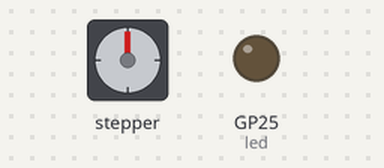
The program below on a simulated Raspberry Pi Pico running MicroPython. Shown: stepper motor, output pins drawn as LEDs (lit = HIGH). The stepper is drawn at 200 steps a turn; pins used as bus, display or sensor lines are not drawn.

Above: at 0.05 s.
At 2.1 s:
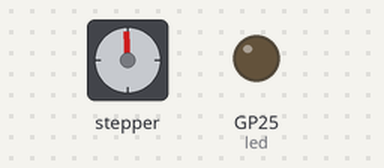
At 3.25 s:
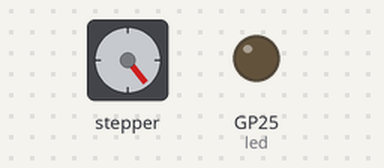
At 6.5 s:
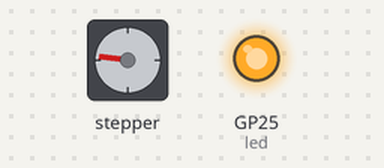
Timing chart, 0 to 8.5 s (numbered marks = the images above):
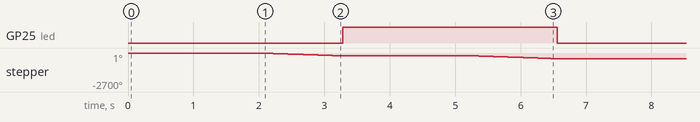

The program:

main_original.py
```python
# Raspberry pico specific function library calls
from machine import Pin
from machine import Pin, PWM
from time import sleep

# Pin configuration and initial value setting
led = Pin("LED", Pin.OUT, value=0) # RPI pico LED (toggles per direction change
pulse = Pin(19, Pin.OUT, value=0) # connected to motor pulse input
dir = Pin(20, Pin.OUT, value=0) # connected to motor direction input

# Small test program controlling exact pulse timing for motor tuning

for i in range (2000): # number of repeating pulse train cycles, every cycle direction is changed

    sleep(2)
    # CALCULATION 1 REVOLUTION
    # Motor = 1,8deg/step - 200 steps per rev pulses w timing according to sleep (ms)
    # Gear ration = 15 rev motor per 47 rev RF joint
    # Microstep ratio = 200 full steps x M = setting DT320, for example: 4000 microsteps = 20 x 200 steps per rev
    # value r = microstep setting 4000, gear ratio 47/15, 1,8deg per step = 20 x 200 x 47/15 = 12533 (rounded)
    # CALCULATION RPM
    # 1 step (pulse) = 4 (t) ms period so 1 revolution (Rt) = 12533 (r) x 4(t) ms = 50132 ms
    # RPM = Rt /(60*1000) = 0,8355 RPM
    #
    for i in range(125):
    #for i in range(131072):
        pulse.value(1)
        #sleep(0.0001)
        sleep(0.01)
        pulse.value(0)
        #sleep(0.0001)
        sleep(0.0001)

    sleep(0.01)
    #dir.toggle()
    led.toggle()
```

Measured:
- by itself, GP25 (led): alternates HIGH for 3.3 s and LOW for 3.3 s
- by itself, stepper: turns 225° counter-clockwise in 1.3 s, repeating every 3.3 s
